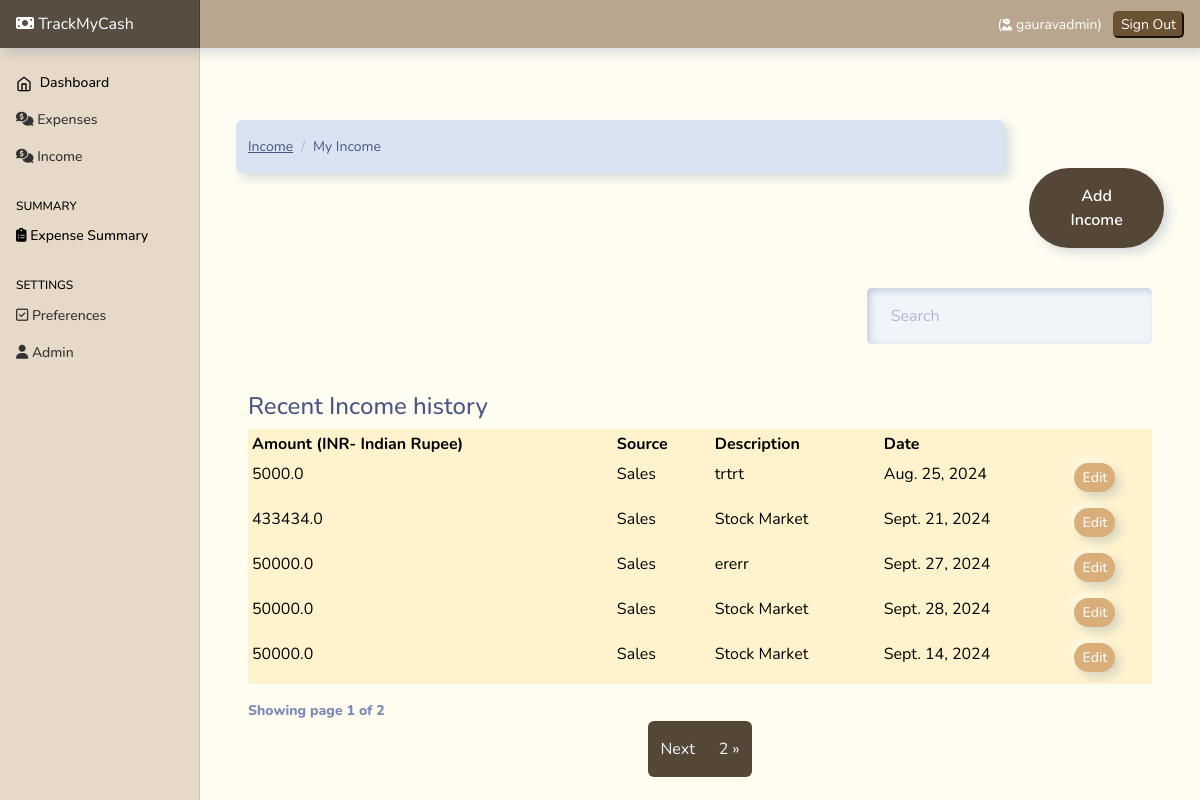
Screenshot of /income (signed in) with the database file from the repository.
### userpreferences/models.py (models this page shows, shortened)
class UserPreferences(models.Model):
    user=models.OneToOneField(to=User , on_delete=models.CASCADE)
    currency=models.CharField(max_length=250, blank=True , default="null" ,  null=True )

### income/models.py (models this page shows, shortened)
class UserIncome(models.Model):
    amount = models.FloatField()  # DECIMAL
    date = models.DateField(default=now)
    description = models.TextField()
    owner = models.ForeignKey(to=User, on_delete=models.CASCADE)
    source = models.CharField(max_length=266)
    class Meta:
        ordering: ['-date']

### income/views.py (the view)
# urls.py: path('', views.index , name="home"),
@login_required(login_url='/authentication/login')
def index(request):
    categories = Source.objects.all()
    income = UserIncome.objects.filter(owner=request.user)
    paginator = Paginator(income, 5)
    page_number = request.GET.get('page')
    page_obj = Paginator.get_page(paginator, page_number)
    currency = UserPreference.objects.get(user=request.user).currency
    context = {
        'income': income,
        'page_obj': page_obj,
        'currency': currency
    }
    return render(request, 'income/index.html', context)

### templates/income/index.html (shortened to what this page needs)
{% extends 'base.html' %}
{% load static %}
{% block content %}
<div class="container mt-4">
  <div class="row">
    <div class="col-md-10">
      <nav aria-label="breadcrumb">
        <ol class="breadcrumb">
          <li class="breadcrumb-item">
            <a href="">Income</a>
          </li>
          <li class="breadcrumb-item active" aria-current="page">
            My Income
          </li>
        </ol>
      </nav>
    </div>
    <div class="col-md-2 mt-5">
      <a href="{% url 'add-income'%}" class="btn btn-primary" style="background-color: rgb(85, 71, 54);color:white;">Add
        Income</a>
    </div>
  </div>
  <div class="container mt-3">
    {% if income.count %}
    <div class="row">
      <div class="col-md-8"></div>
      <div class="col-md-4">
        <div class="form-group mt-4">
          <input type="text" class="form-control" id="searchField" placeholder="Search" style="  border-radius: 5px;">
        </div>
      </div>
    </div>
    <div class="app-table  table-responsive mt-5 w-auto">
      <caption>
        <h4>Recent Income history </h4>
      </caption>
      <table class="table table-hover  table-sm  table-bordered table-warning">
        <thead>
          <tr>
            <th>Amount ({{currency}})</th>
            <th>Source</th>
            <th>Description</th>
            <th>Date</th>
            <th></th>
          </tr>
        </thead>
        <tbody>
          {% for income in page_obj%}
          <tr>
            <td>{{income.amount}}</td>
            <td>{{income.source}}</td>
            <td>{{income.description}}</td>
            <td>{{income.date}}</td>
            <td>
              <a href="{% url 'income-edit' income.id  %}" class="btn btn-secondary btn-sm mb-2"
                style="background-color: rgb(218, 174, 121);color:whitesmoke;">Edit</a>
            </td>
          </tr>
          {% endfor %}
        </tbody>
      </table>
    </div>
    <div class="pagination-container">
      <div class="" style="font-weight: 800;">
        Showing page {{page_obj.number}} of {{ page_obj.paginator.num_pages }}
      </div>
      <ul class="pagination align-right float-right mr-auto" style="background-color: rgb(255, 252, 240); box-shadow: none;">
        {% if page_obj.has_next %}
        <li class="page-item"> <a style="background-color: rgb(85, 71, 54); color:aliceblue;" class="page-link"
            href="?page={{ page_obj.next_page_number }}">Next</a></li>
        <li class="page-item"> <a style="background-color: rgb(85, 71, 54); color:aliceblue;" class="page-link"
            href="?page={{ page_obj.paginator.num_pages }}">{{ page_obj.paginator.num_pages}} &raquo;</a></li>
        {% endif %}
      </ul>
      {% endif %}
    </div>
  </div>
</div>
{% endblock content %}

### templates/base.html (shortened to what this page needs)
{% load static %}
<html lang="en">
  <head>
    <link href="https://cdn.jsdelivr.net/npm/bootstrap@5.0.2/dist/css/bootstrap.min.css" rel="stylesheet">
    <link rel="stylesheet" href="https://cdnjs.cloudflare.com/ajax/libs/font-awesome/6.4.2/css/all.min.css"
 />
<link href= {% static 'css/bootstrap.min.css'%} rel="stylesheet" >
<link href= {% static 'css/main.css'%} rel="stylesheet" >
    <link href= {% static 'css/dashboard.css'%} rel="stylesheet">
  </head>
  <body style="background-color: rgb(255, 252, 240);">
<header class="navbar navbar-dark sticky-top  flex-md-nowrap p-0 shadow mb-5" style="background-color: rgb(184, 166, 142); box-shadow: 5px 10px 5px #e2e2e2; ">
  <a style="background-color: rgb(87, 78, 65);  " class="navbar-brand col-md-3 col-lg-2 me-0 px-3" href="/"><i class="fa-solid fa-money-bill"></i> TrackMyCash</a>
  <div class="navbar-nav" >
    <div class="nav-item text-nowrap">
      <ul
      class="navbar-nav px-3 "
      style="display: flex; flex-direction: row; align-items: center;"
    >
      <li class="nav-item text-nowrap mt-3 ml-2 mr-5">
        {% if user.is_authenticated %}
        <li class="nav-item text-nowrap">
          <span class="nav-link" style="color: white;">
            (<i style="font-size: 12px;" class="fa-solid fa-user-ninja"></i> {{request.user}})
          </span>
        </li>
        <a href="{% url  'logout' %}"  style="text-decoration: none;">
          <input
            class="text text-capitalize"
            type="submit"
            value="Sign out"
            style="background-color: rgb(107, 82, 51); border-radius: 5px; border-color:rgb(107, 82, 51); color: white;"
          />
        </a>
        {% endif %}
      </li>
    </ul>
    </div>
  </div>
</header>
<div class="container-fluid">
  <div class="row">
     {% include "partials/sidebar.html" %}
    <main class="col-md-9 ms-sm-auto col-lg-10 px-md-4">
     {% block content %}
     {% endblock content %}
    </main>
  </div>
</div>
  </body>
</html>

### static/css/dashboard.css (style rules this page uses)
body { font-size: .875rem; }
.navbar-brand { padding-top: .75rem; padding-bottom: .75rem; font-size: 1rem; background-color: rgba(0, 0, 0, .25); box-shadow: inset -1px 0 0 rgba(0, 0, 0, .25); }

### rows the page displays
UserPreferences: currency "INR- Indian Rupee"
UserIncome: amount "5000.0", source "Sales", description "trtrt", date "Aug. 25, 2024"
UserIncome: amount "433434.0", source "Sales", description "Stock Market", date "Sept. 21, 2024"
UserIncome: amount "50000.0", source "Sales", description "ererr", date "Sept. 27, 2024"
UserIncome: amount "50000.0", source "Sales", description "Stock Market", date "Sept. 28, 2024"
UserIncome: amount "50000.0", source "Sales", description "Stock Market", date "Sept. 14, 2024"

### other values shown
{{ request.user }} "gauravadmin"
{{ page_obj.number }} "1"
{{ page_obj.paginator.num_pages }} "2"
